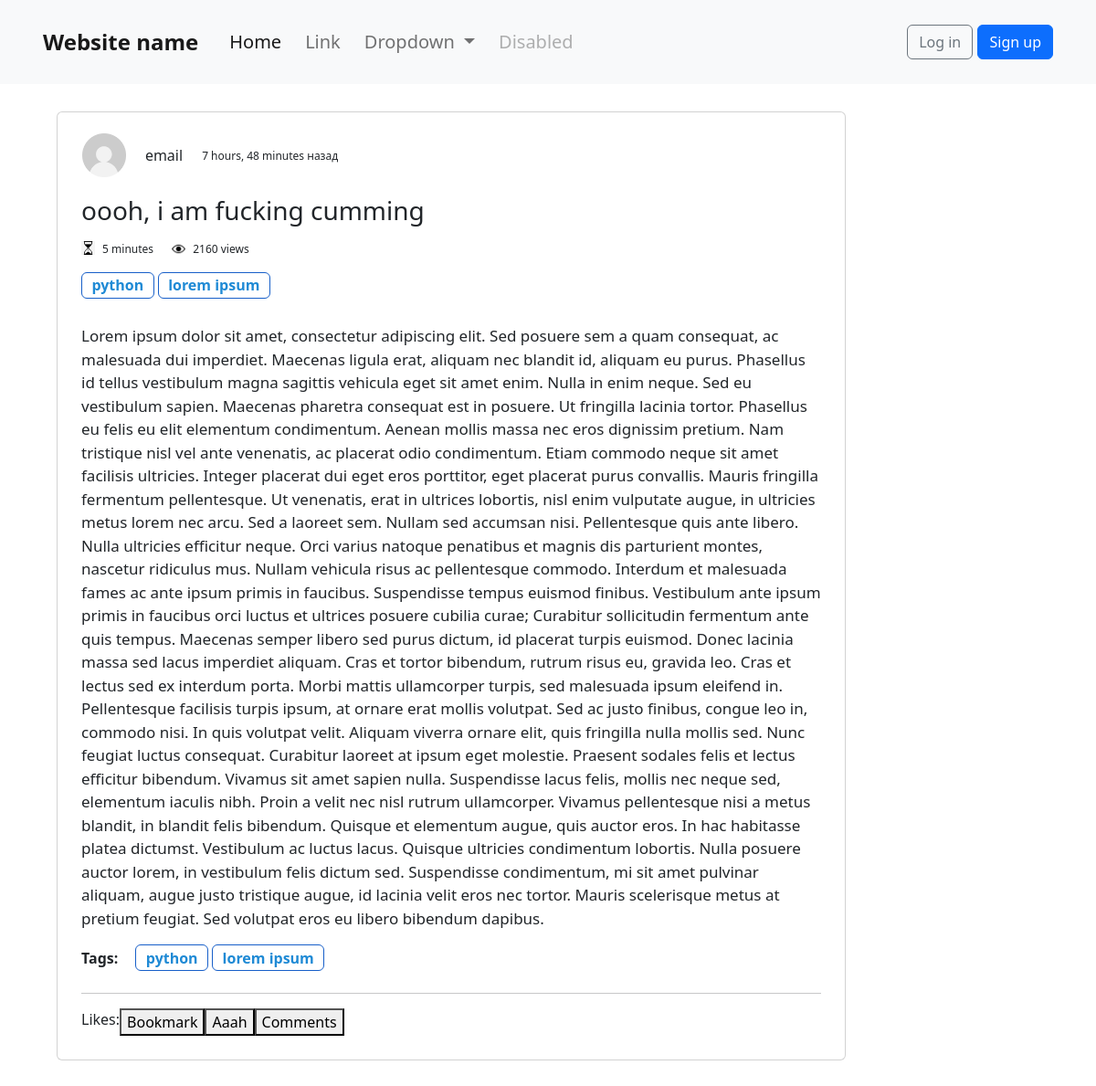
/articles/1/, run on the app's committed database.
### pages/models.py (models this page shows, shortened)
class Article(Model):
    author = ForeignKey(AUTH_USER_MODEL, models.DO_NOTHING)
    name = CharField(max_length=1000, blank=False)
    text = TextField(max_length=15000)
    logo_image = ImageField(upload_to='static/article-images')
    views = PositiveIntegerField(default=0)
    date_changed = DateTimeField(auto_now=True)
    date_article_created = DateTimeField(auto_now_add=True)
    tags = TaggableManager()

### accounts/models.py (models this page shows, shortened)
class CustomUser(AbstractUser):
    avatar = ImageField(upload_to='static/user-avatars', default='static/user-avatars/def_avatar.jpg')

### pages/views.py (the view)
# urls.py: path("articles/<int:id>/", ExactArticlePageView.as_view(), name='article-page'),
class ExactArticlePageView(View):
    template_name = 'pages/exact-article-page.html'
    def get(self, request, id):
        context = {
            'article': Article.objects.get(id=id),
        }
        article = Article.objects.get(id=id)
        article.views += 1
        article.save()
        return render(request, self.template_name, context)

### templates/pages/exact-article-page.html (shortened to what this page needs)
{% extends '_base.html' %}
{% load static %}
{% block content %}
    <article style="margin-top: 30px;">
        <div class="card" style="width: 54rem; padding: 10px;">
            <div class="card-img-top" style="margin-top: 13px; align-content: center; display:flex;">
                <img src="{% static 'user-avatars/def_avatar.jpg' %}" alt="avatar" height="48" width="48"
                     style="margin-left: 2%">
                <p style="margin-left: 2.5%; margin-top: 12px;">
                    {{ article.author.username }}
                </p>
                <p style="margin-left: 2.5%; margin-top: 16px; font-size: 12px;">
                    {{ article.date_article_created|timesince }} назад
                </p>
            </div>
            <div class="card-body">
                <h3 class="card-title" style="margin-bottom: 2%;">
                    {{ article.name }}
                </h3>
                <div style="font-size: 12px; display:flex;">
                    <img src="{% static 'images/clock_icon.png' %}" height="15px" width="15px" alt="">
                    <p style="margin-left: 1%;">
                        5 minutes
                    </p>
                    <img src="{% static 'images/views_icon.webp' %}" height="15px" width="15px" alt=""
                         style="margin-left: 20px; margin-top: 1px;">
                    <p style="margin-left: 1%;">
                        {{ article.views }} views
                    </p>
                </div>
                {% for tag in article.tags.all %}
                    <a href="../by-tag/{{ tag.slug }}" class="badge badge-primary"
                       style="margin-bottom: 1%; font-size: 16px; color:#1f8ad5; text-decoration: unset;
                                  border: 1px solid #175fc9; :hover{color:#143cd2;}">
                        {{ tag.name|lower }}
                    </a>
                {% endfor %}
                <p class="card-text" style="font-size: 17px; margin-top: 20px;">
                    {{ article.text }}
                </p>
                <span style="">
                    <span style="font-weight: bold; margin-right: 15px;">Tags: </span>
                    {% for tag in article.tags.all %}
                        <a href="../by-tag/{{ tag.slug }}" class="badge badge-primary"
                           style="margin-bottom: 1%; font-size: 16px; color:#1f8ad5; text-decoration: unset;
                                  border: 1px solid #175fc9; :hover{color:#143cd2;}">
                        {{ tag.name|lower }}
                    </a>
                    {% endfor %}
                </span>
                <hr>
                <div style="display:flex;">
                    <div>Likes:</div>
                    <button>Bookmark</button>
                    <button>Aaah</button>
                    <button>Comments</button>
                </div>
            </div>
        </div>
    </article>
{% endblock content %}

### static/css/base.css (style rules this page uses)
html { position: relative; min-height: 100%; font-size: 14px; }
@media (min-width: 768px) { html { font-size: 16px; } }
body { margin-bottom: 60px; }

### data on the page
Article: author.username "email", date_article_created "7 hours, 48 minutes", name "oooh, i am fucking cumming", views "2160", text "Lorem ipsum dolor sit amet, consectetur adipiscing elit. Sed posuere sem a quam consequat, ac malesuada dui imperdiet. Maecenas ligula erat, aliquam nec blandit id, aliquam eu purus. Phasellus id tellus vestibulum magna sagittis vehicula eget sit amet enim. Nulla in enim neque. Sed eu vestibulum sapien. Maecenas pharetra consequat est in posuere. Ut fringilla lacinia tortor. Phasellus eu felis eu elit elementum condimentum. Aenean mollis massa nec eros dignissim pretium. Nam tristique nisl vel ante venenatis, ac placerat odio condimentum. Etiam commodo neque sit amet facilisis ultricies. Integer placerat dui eget eros porttitor, eget placerat purus convallis. Mauris fringilla fermentum…"
Tag: name "python"
Tag: name "lorem ipsum"
